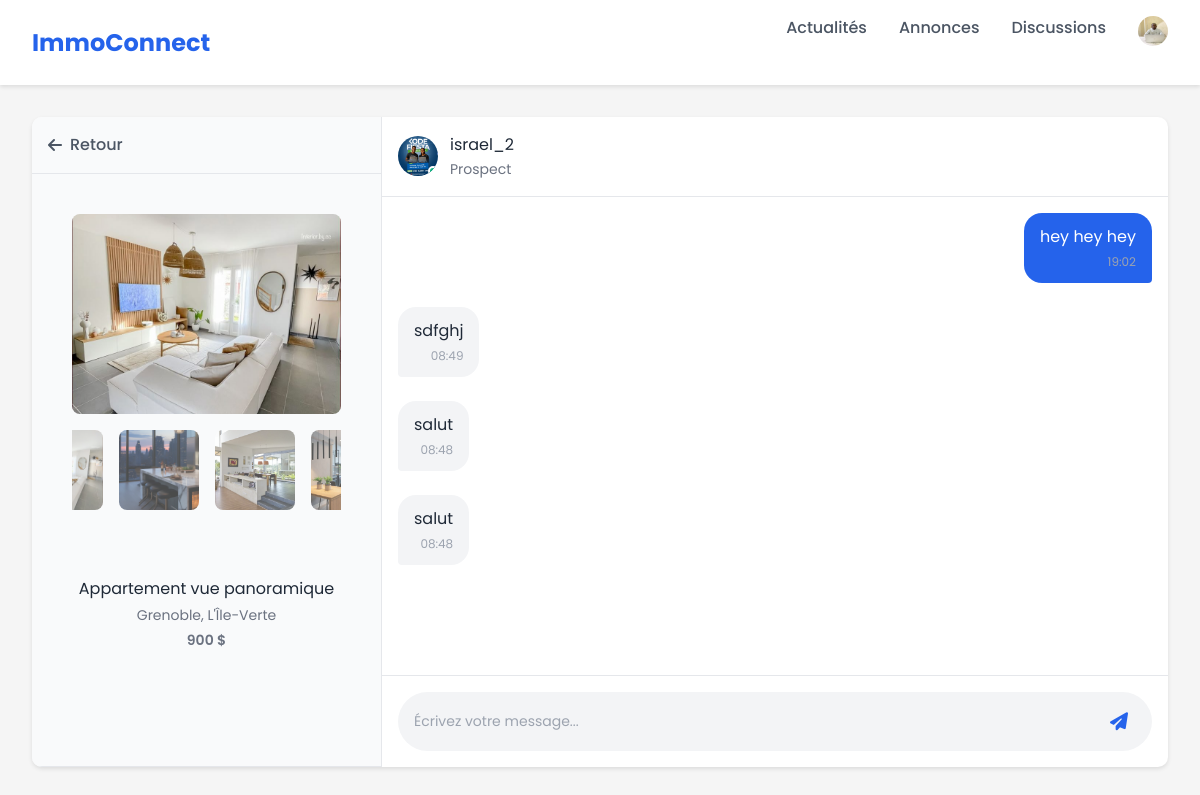
Before: /messagerie/7/israel_2/ (signed in) with the older database file.
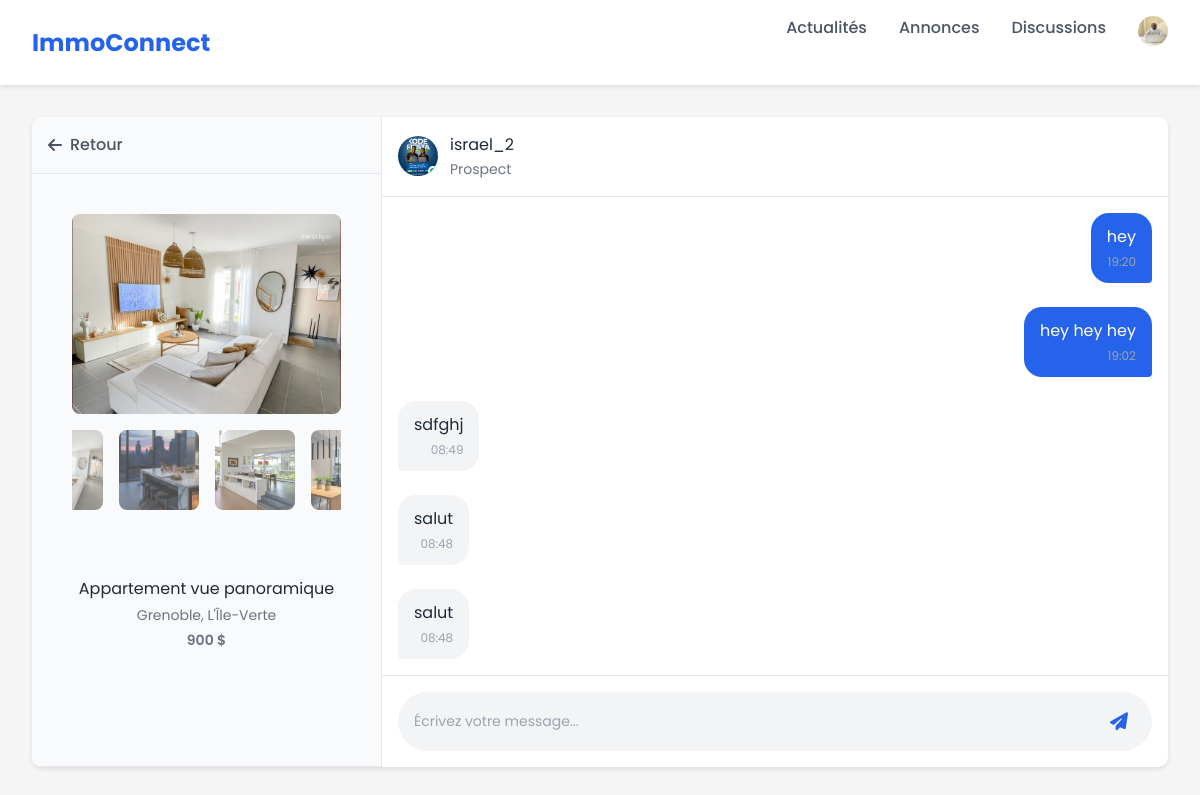
After: the same page with the newer database file.
### hzone_app/models.py (models this page shows)
class ListingImage(models.Model):
    listing = models.ForeignKey(Listing, on_delete=models.CASCADE, related_name='images')
    image = models.ImageField(upload_to='listing_images/')
    uploaded_at = models.DateTimeField(auto_now_add=True)

### messagerie/models.py (models this page shows, shortened)
class Message(models.Model):
    discussion = models.ForeignKey(Discussion, on_delete=models.CASCADE, related_name="messages")  # ✅ Lien avec la discussion
    sender = models.ForeignKey(settings.AUTH_USER_MODEL, on_delete=models.CASCADE, related_name="sent_messages")  # ✅ Expéditeur
    receiver = models.ForeignKey(settings.AUTH_USER_MODEL, on_delete=models.CASCADE, related_name="received_messages")  # ✅ Destinataire
    content = models.TextField()  # ✅ Contenu du message
    timestamp = models.DateTimeField(auto_now_add=True)  # ✅ Date d'envoi

### messagerie/views.py (the view)
# urls.py: path('messagerie/<int:listing_id>/<str:receiver_username>/', messagerie.views.chat_view, name='chat_view'),
@login_required
def chat_view(request, listing_id, receiver_username):
    receiver = User.objects.get(username=receiver_username)
    listing = Listing.objects.get(id=listing_id)
    discussion, created = Discussion.objects.get_or_create(
        listing=listing,
        owner=listing.owner,
        client=request.user if request.user != listing.owner else receiver  # ✅ Assure que le client est bien celui qui consulte
    )
    messages = Message.objects.filter(discussion=discussion).order_by('-timestamp')
    return render(request, 'messagerie/chat.html', {
        'receiver': receiver,
        'receiver_photo': receiver.profile_photo.url if receiver.profile_photo and receiver.profile_photo.name else None,
        'listing': listing,
        'messages': messages,
        'discussion': discussion,
    })

### messagerie/templates/messagerie/chat.html (shortened to what this page needs)
{% extends 'hzone/app_base.html' %}
{% block content %}
{% load static %}
<main class="main-content">
    <div class="chat-container">
        <div class="chat-sidebar">
            <div class="back-button">
                <a href="javascript:history.back()"><i class="fas fa-arrow-left"></i> Retour</a>
            </div>
            <div class="property-card">
                <div class="property-images">
                    <div class="main-image" style="height: 200px;">
                        {% if listing.images.all %}
                            <img id="mainImage" class="selected" src="{{ listing.images.first.image.url }}" alt="{{ listing.title }}">
                        {% else %}
                            <img id="mainImage" class="selected" src="{% static 'hzone_app/images/default.png' %}" alt="Image par défaut">
                        {% endif %}
                    </div>
                    <div class="image-thumbnails">
                        {% for img in listing.images.all %}
                            <div class="thumbnail" onclick="changeMainImage('{{ img.image.url }}')">
                                <img src="{{ img.image.url }}" alt="{{ listing.title }} image {{ forloop.counter }}">
                            </div>
                        {% endfor %}
                    </div>
                </div>
                <div class="property-info">
                    <h3 id="propertyTitle">{{ listing.title }}</h3>
                    <p id="propertyLocation">{{ listing.city }}, {{ listing.district }}</p>
                    <p class="property-price" id="propertyPrice">{{ listing.price }} $</p>
                </div>
            </div>
        </div>
        <div class="chat-main">
            <div class="chat-header">
                <div class="user-info">
                    <div class="user-avatar">
                        {% if receiver_photo %}
                            <img src="{{ receiver_photo }}" alt="Avatar du propriétaire">
                        {% else %}
                            <img src="https://via.placeholder.com/150" alt="Avatar par défaut">
                        {% endif %}
                        <span class="online-status"></span>
                    </div>
                    <div class="user-details">
                        <h3>{{ receiver.username }}</h3>
                        <p>{% if request.user == listing.owner %}Prospect{% else %}Propriétaire{% endif %}</p>
                    </div>
                </div>
            </div>
            <div class="chat-messages" id="chatMessages">
                {% for message in messages %}
                    <div class="message {% if message.sender == request.user %}sent{% else %}received{% endif %}">
                        <div class="message-content">
                            <p>{{ message.content }}</p>
                            <span class="message-time">{{ message.timestamp|date:"H:i" }}</span>
                        </div>
                    </div>
                {% empty %}
                    <p class="no-messages">Aucun message pour le moment.</p>
                {% endfor %}
            </div>
            <div class="chat-input">
                <div class="input-container">
                    <input type="text" id="messageInput" placeholder="Écrivez votre message...">
                    <button id="sendButton">
                        <i class="fas fa-paper-plane"></i>
                    </button>
                </div>
            </div>
        </div>
    </div>
</main>
{% endblock %}

Changed rows visible on the page:
added Message: content "hey", timestamp "19:20"
